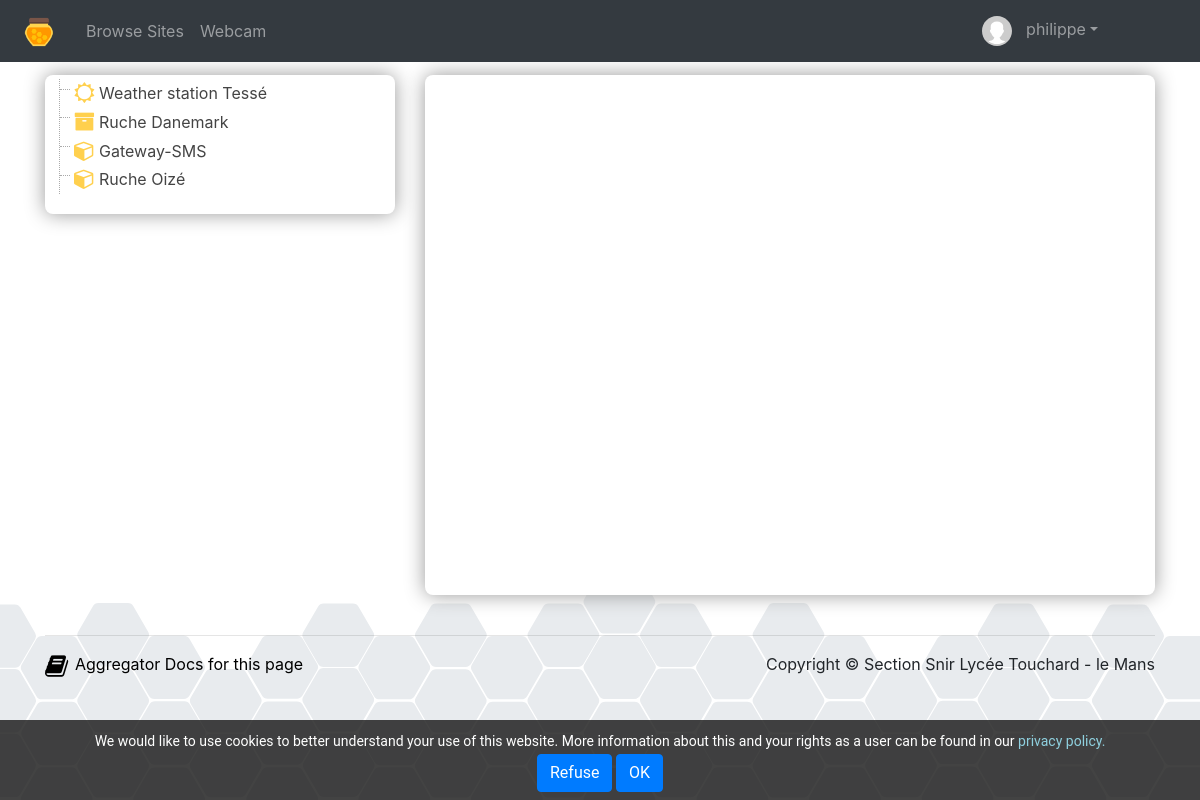
The page /accueil.php (signed in) on the database its author committed.
### tables this page shows
CREATE TABLE `things` (
  `id` int(11) NOT NULL,
  `user_id` int(10) NOT NULL,
  `latitude` decimal(9,6) DEFAULT NULL,
  `longitude` decimal(9,6) DEFAULT NULL,
  `elevation` float NOT NULL,
  `name` varchar(50) NOT NULL,
  `tag` varchar(50) NOT NULL,
  `status` enum('public','private') DEFAULT NULL,
  `local_ip_address` varchar(20) NOT NULL,
  `class` varchar(20) NOT NULL DEFAULT 'objet',
  `idDevice` varchar(20) DEFAULT NULL
);

### html/lang/lang.EN.php (called while the page is built, shortened)
<?php
$lang = array();
$lang['dataTables'] = "lang/dataTable.English.json";
$lang['any_entrie'] = "You haven't selected any entrie!";
$lang['several_entries'] = "You have selected several entries!";
$lang['alert'] = "Alert !";
$lang['add'] = "Add";
$lang['edit_settings'] = "Settings";
$lang['delete'] = "Delete";
$lang['Cancel'] = "Cancel";
$lang['Apply'] = "Apply";
$lang['Validate'] = "Valider";
$lang['close'] = "Close";
$lang['display'] = "Display";
$lang['refuse'] = "Refuse";
$lang['Sign_in'] = "Sign in";
$lang['User login'] = "User login";
$lang['Password'] = "Password";
$lang['Users'] = "Users";
$lang['Browse_Sites'] = "Browse Sites";
$lang['Things'] = "Things";
$lang['Channels'] = "Channels";
$lang['ThingHTTPs'] = "ThingHTTPs";
$lang['Reacts'] = "Reacts";
$lang['Sign_Out'] = "Sign Out";
$lang['My_Account'] = "My Account";
$lang['docs_page'] = "Aggregator Docs for this page";
$lang['Data_visualisation'] = "Data visualisation";
$lang['Data_Analysis'] = "Data Analysis";
$lang['hightchart'] = '{
    lang: {
        months: ["January", "February", "March", "April", "May", "June", "July", "August", "September", "October", "November", "December"],
        weekdays: ["Sunday", "Monday", "Tuesday", "Wednesday", "Thursday", "Friday", "Saturday"],
        shortMonths: ["Jan", "Feb", "Mar", "Apr", "May", "Jun", "Jul", "Aug", "Sep", "Oct", "Nov", "Dec"],
        decimalPoint: ".",
        resetZoom: "Reset zoom",
        resetZoomTitle: "Reset zoom à  1:1",
        downloadPNG: "Download PNG image",
        downloadJPEG: "Download JPEG image",
        downloadPDF: "Download PDF document",
        downloadSVG: "Download SVG vector image",
        printChart: "Print chart",
        noData: "No data to display",
        loading: "Loading...",
		viewFullscreen : "View in full screen"
    }
}';
$lang['graphic'] = "Graphic";
$lang['hide_all'] = "Hide All";
$lang['more_historical_data'] = "More Historical Data";
$lang['setting filter'] = "Setting filter";
$lang['simple_moving_average'] = "Simple Moving Average";
$lang['exponential_moving_average'] = "Exponential Moving Average";
$lang['period'] = "Period";
$lang['smoothed'] = "smoothed";
$lang['xDateFormat'] = "%A, %b %e, %H:%M";
$lang['Change_Password'] = "Change Password";
$lang['Change_Time_Zone'] = "Change Time Zone";
$lang['New_API_Key'] = "New API Key";
$lang['Suspending'] = "Suspending";
$lang['Failed_login'] = "Failed login";
$lang['Failed_logins'] = "Failed Logins";
$lang['user'] = "User";
$lang['Users_suspending'] = "Users suspending";
$lang['API_Key'] = "API_Key";
$lang['login'] = "Login";
$lang['last_sign_in'] = "Last Sign In";
$lang['count'] = "Count";
$lang['language'] = "language";
$lang['rights'] = "Rights";
$lang['tel_number'] = "Tel Number";
$lang['delay_SMS'] = "SMS send interval limit";
$lang['confirm_password'] = "Confirm Password";
$lang['confirm_password_not_match'] = "Password and Confirm Password not match";
$lang['Time_Zone'] = "Time Zone";
$lang['thing'] = "Thing";
$lang['elevation'] = "Elevation";
$lang['class'] = "Category";
 ?>

### html/lang/lang.conf.php (called while the page is built, shortened)
<?php
	if(isset($_SESSION["language"]) and $_SESSION["language"] !== ''){
		$langue = strtolower($_SESSION["language"]);
	}else{
		$langue = autoSelectLanguage(array('fr','en'), 'en');
	}
	function autoSelectLanguage($aLanguages, $sDefault = 'en') {
	    if(!empty($_SERVER['HTTP_ACCEPT_LANGUAGE'])) {
		    $aBrowserLanguages = explode(',',$_SERVER['HTTP_ACCEPT_LANGUAGE']);
		    foreach($aBrowserLanguages as $sBrowserLanguage) {
		        $sLang = strtolower(substr($sBrowserLanguage,0,2));
		        if(in_array($sLang, $aLanguages)) {
			        return $sLang;
		        }
		    }
	    }
	    return $sDefault;
	}
?>

### html/accueil.php (the view, shortened to what this page needs)
<?php
	require_once('./api/Api.php');
	require_once('./lang/lang.conf.php');
	$bdd = Api::connexionBD(BASE);
?>
<!DOCTYPE html>
<html>
	<head>
		<link rel="stylesheet" href="css/bootstrap.min.css" />
		<link rel="stylesheet" href="css/ruche.css" />
	</head>
	<body>
		<?php require_once 'menu.php'; ?>
		<div class="container" style="padding-top: 75px;">
			<div class="row">
				<div class="col-md-4 col-sm-12 col-xs-12">
				<div class="popin" style="margin: 0px; padding : 4px;">
					<ul class="file-tree ">
					<?php
						try{
						function listerChannels($id){
							global $bdd;
							$sql = 'SELECT count(*) as nb FROM `channels` WHERE `thing_id`='. $bdd->quote($id);
							if ($bdd->query($sql)->fetchObject()->nb > 0){
								$sql = 'SELECT * FROM `channels` WHERE `thing_id`='.  $bdd->quote($id);
								$reponse = $bdd->query($sql);
							}
						}
							if (!isset($_SESSION['id']))
								$sql = 'SELECT * FROM `things` where status = "public";';
							else if ($_SESSION['droits'] == 1)
								$sql = "SELECT * FROM `things` where user_id = ". $_SESSION['id'];
							else
								$sql = "SELECT * FROM `things`";
							$reponse = $bdd->query($sql);
							while ($thing = $reponse->fetchObject()){
									echo '<li class="folder-root ' .$thing->class .'">	<a href="#">' . $thing->name . '</a>';
										listerChannels($thing->id);
									echo '</li>';
							}
						}
						catch (\PDOException $ex){
							echo "erreur BDD";
							die('Erreur : ' . $ex->getMessage());
						}
						?>
					</ul>
				</div>
				</div>
				<div class="col-md-8 col-sm-12 col-xs-12">
					<div class="popin" style="margin: 0px;">
					<div  id="map-canvas" style = "height: 500px; width: 100%;" ></div>
					</div>
				</div>
			</div>
		<?php require_once 'piedDePage.php';
		      require_once 'cookieConsent.php';
	    ?>
		</div>
	</body>
</html>

### html/menu.php (shortened to what this page needs)
<?php
    require_once('lang/lang.conf.php');
    $racine = './';
?>
	<nav class="navbar navbar-expand-md navbar-dark bg-dark fixed-top">
		<a class="navbar-brand" href="<?= $racine ?>">
			<img alt="Beehive logo" height="30" id="nav-Beehive-logo" src="<?php echo $racine ?>images/beehive_logo.png" style="padding: 0 8px; ">
		</a>
		<div class="collapse navbar-collapse" id="navbarsExampleDefault">
		<ul class="navbar-nav mr-auto">
			<li class="nav-item">
				<a class="nav-link" href="<?php echo $racine ?>accueil" id="nav-sign-in"><?= $lang['Browse_Sites'] ?></a>
			</li>
			<li class="nav-item">
				<a class="nav-link" href="<?php echo $racine ?>webcam" id="nav-sign-in">Webcam</a>
			</li>
        </ul>
		<ul class="navbar-nav navbar-right" style="margin-right: 78px;">
			<li class="nav-item">
				<?php
				if (!isset($_SESSION['login']))
					echo "<a class='nav-link' href='{$racine}administration/' id='nav-sign-in'>{$lang['Sign_in']}</a>\n";
				else{
					echo "<li class='nav-item dropdown'>\n";
					echo "<a class='nav-link dropdown-toggle' href='#' id='navbardrop' data-toggle='dropdown'>\n";
					echo "<img alt='Avatar' height='30' id='nav-avatar-logo' src='{$racine}images/icon-avatar.svg' style='padding: 0 10px; '>\n";
					echo $_SESSION['login'];
					echo "</a>\n";
					echo "</li>\n";
				}
				?>
			</li>
		</ul>
		</div>
    </nav>

### html/piedDePage.php
<footer>
	<br />
       <hr>
	<div class="row">
		<div class="col-md-6 col-sm-6 col-xs-12">
			<?php
			$lien =  basename($_SERVER['SCRIPT_NAME']);
			echo "<p class='support'><a href = './support/{$langue}/{$lien}'>{$lang['docs_page']}</a></p>" ?>
		</div>
		<div class="col-md-6 col-sm-6 col-xs-12">
			<p class= 'copyright'>Copyright &copy; Section Snir Lycée Touchard - le Mans</p>
		</div>
       </div>
   </footer>

### html/cookieConsent.php
<?php
   require_once('lang/lang.conf.php');
   if ( isset($_SESSION['cookieConsent']) && $_SESSION['cookieConsent'] === "0" ){
		$style = '';
	}else{
	    $style = "style = 'display: none;'";
	}
?>
<div id="cookieConsent" <?= $style ?>>
	<?= $lang['cookieConsent'] ?><a href='support/<?= strtolower($_SESSION["language"]); ?>/privacy.php' target='_blank'> <?= $lang['privacy_policy'] ?>.</a><br/>
	<form class="form-horizontal" method="post" action="<?= $_SERVER['SCRIPT_NAME'] ?>" name="consent" >
		<button type="submit" class="btn btn-primary" value="Refuse" name="refuse" > <?= $lang['refuse'] ?></button>
		<button type="submit" class="btn btn-primary" value="OK" name="accept" > OK</button>
	</form>
</div>

### html/css/ruche.css (style rules this page uses)
body { background-image: url(fond.svg); background-repeat: repeat-x; background-repeat-x: repeat; background-repeat-y: no-repeat; background-position: 0 100%; background-position-x: 0px; background-position-y: 100%; -webkit-background-size: auto 230px; background-size: auto 230px; background-attachment: fixed; }
.popin { background-color: #fff; border-radius: 8px; box-shadow: 0 0 20px #999; padding: 10px; margin-top: 10px; }
a { color:#000; }
.support:before { content: "\f02d"; font-family: FontAwesome; text-decoration: inherit; color: #000; font-size: 25px; position: absolute; top: -4px; left: 15px; }
.support { padding-left: 30px; }
.copyright { float: right; }
#cookieConsent { background-color: rgba(20, 20, 20, 0.8); min-height: 70px; font-size: 14px; color: #fff; line-height: 26px; padding: 8px 0 8px 0px; font-family: "Roboto", Helvetica, Arial, sans-serif; position: fixed; bottom: 0; left: 0; right: 0; z-index: 9999; text-align: center; }
#cookieConsent a { color: #8fd0df; text-decoration: none; }
.file-list, .file-list ul { list-style-type: none; font-size:1em; line-height:1.8em; margin-left:10px; padding-left:14px; border-left:1px dotted #aaa; }
.file-list li { position: relative; padding-left:25px; }
.file-list li a { text-decoration: none; color:#444; }
.file-list li a:before { display:block; content: " "; width:10px; height:1px; position:absolute; border-bottom:1px dotted #aaa; top:.6em; left:-14px; }
.file-list li:before { list-style-type: none; font-family: FontAwesome; display:block; content:'\f1fe'; position:absolute; top:0px; left:0px; width:20px; height:20px; font-size:1.3em; color:#555; }
.file-list .folder-root { list-style-type: none; }
.file-list .folder-root a { text-decoration:none; }
.file-list .ruche:before { color:#FFD04E; content: "\f187"; }
.file-list .weather:before { color:#FFD04E; content: "\f185"; }
.file-list .objet:before { color:#FFD04E; content: "\f1b2"; }

### rows shown on the page
things: name "Weather station Tessé"
things: name "Ruche Danemark"
things: name "Gateway-SMS"
things: name "Ruche Oizé"

### other values the page prints
$lang['Browse_Sites'] "Browse Sites"
$_SESSION['login'] "philippe"
$lang['docs_page'] "Aggregator Docs for this page"
$lang['cookieConsent'] "We would like to use cookies to better understand your use of this website. More information about this and your rights as a user can be found in our"
$lang['privacy_policy'] "privacy policy"
$lang['refuse'] "Refuse"
